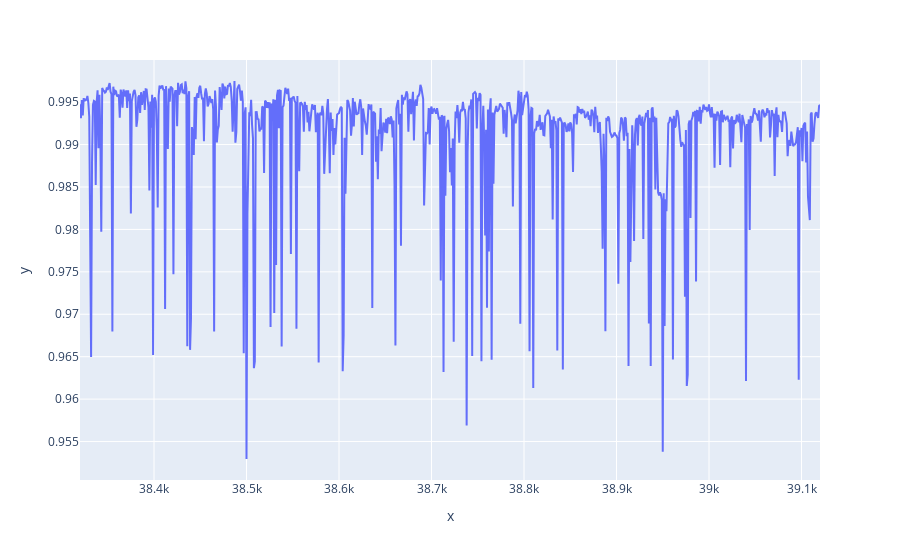

Source (notebook cell):
### Markdown cell above
In the Ethereum Proof-of-Stake protocol, every validator is expected to submit their attestation once every epoch. However, they might be many different reasons because of which validators might fail to do so, such as validators going offline for long periods of time.

The network participation rate can be defined as the percentage of staked ether which sends in their attestations in a timely manner when called to do so. This is a very important metric with a high value indicating that the network is healthy and a low value hinting at a range of issues form software bugs to latency issues.

This [blog post](https://pintail.xyz/posts/medalla-validator-taxonomy) by [pintail](https://twitter.com/pintail_xyz) lists some reasons for which the network participation rate might be low. 

We now look at the network participation statistics for this range of epochs. In our dataset, percentages are represented as fractions.

### Code cell
px.line(x=df['epoch'], y=df['participation_rate'])

### Figure 1 — Plotly figure (JSON) as saved in the notebook; plotly's stock layout.template omitted (floating-point values rounded to 4 significant figures; data arrays with more than 128 entries replaced by an {"elided": "..."} marker saying what was removed)
{"data": [{"hovertemplate": "x=%{x}<br>y=%{y}<extra></extra>", "legendgroup": "", "line": {"color": "#636efa", "dash": "solid"}, "mode": "lines", "name": "", "orientation": "v", "showlegend": false, "type": "scatter", "x": {"elided": "801 int values"}, "xaxis": "x", "y": {"elided": "801 float values"}, "yaxis": "y"}], "layout": {"autosize": true, "legend": {"tracegroupgap": 0}, "margin": {"t": 60}, "xaxis": {"anchor": "y", "autorange": true, "domain": [0, 1], "range": [38320, 39120], "title": {"text": "x"}, "type": "linear"}, "yaxis": {"anchor": "x", "autorange": true, "domain": [0, 1], "range": [0.9505, 1.0], "title": {"text": "y"}, "type": "linear"}}}
